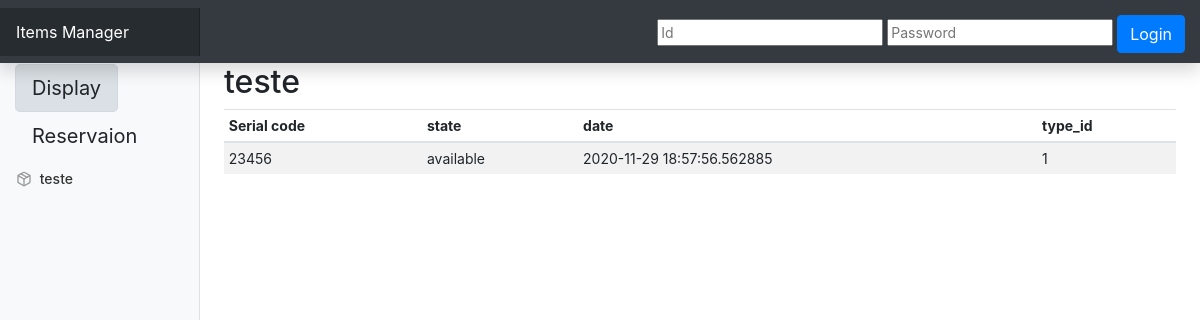
The app's page /display/1, older data.
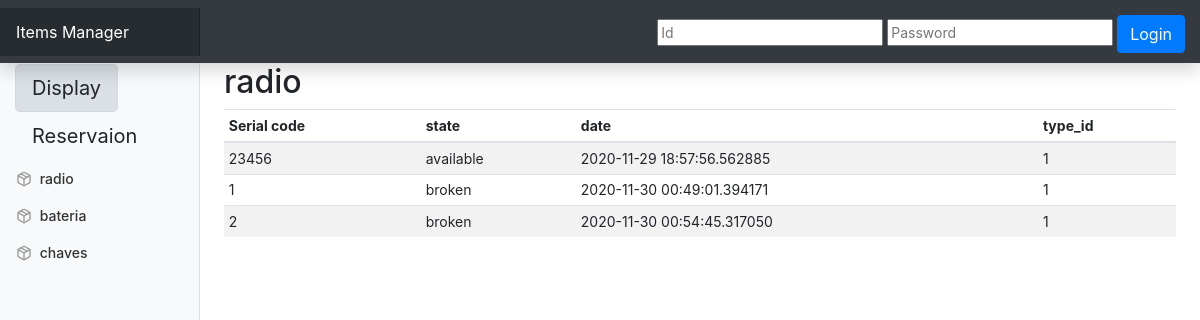
The same page, newer data.
### models.py (models this page shows)
class ItemType(db.Model):
    id = db.Column(db.Integer, primary_key=True)
    item_name = db.Column(db.String(100), nullable=False)
    item_description = db.Column(db.Text)
    items = db.relationship('Item', backref='item_type', lazy=True)

class Item(db.Model):
    id = db.Column(db.Integer, primary_key=True)
    serial_nr = db.Column(db.Integer, unique=True, nullable=False)
    state = db.Column(db.String(50), nullable=False)
    date_inserted = db.Column(db.DateTime, nullable=False, default=datetime.utcnow)
    date_updated = db.Column(db.DateTime, onupdate=datetime.utcnow)
    item_type_id = db.Column(db.Integer, db.ForeignKey('item_type.id'), nullable=False)

### views.py (the view)
@app.route("/display/<item_type>")
def display(item_type):
    all_item_type = ItemType.query.all()
    item_type_selected = ItemType.query.filter_by(item_name=item_type).all()
    if len(item_type_selected) >  0:
        item_type_selected = item_type_selected[0]
    else:
        item_type_selected = ItemType.query.all()[0]
    item_list = Item.query.filter_by(item_type_id=item_type_selected.id).all()
    return render_template(
        'dashindex.html',
        item_type_list=all_item_type,
        item_type_selected=item_type_selected,
        item_display_list=item_list,
        disp=display,
    )

### templates/dashindex.html (shortened to what this page needs)
<!doctype html>
<html lang="en">
<head>
    <link rel="stylesheet" href="https://cdn.jsdelivr.net/npm/bootstrap@4.5.3/dist/css/bootstrap.min.css"
>
    <link href="static/dashboard.css" rel="stylesheet">
</head>
<body>
<nav class="navbar navbar-dark sticky-top bg-dark flex-md-nowrap p-0 shadow">
    <a class="navbar-brand col-md-3 col-lg-2 mr-0 px-3" href="#">Items Manager</a>
    <div style="padding: 15px 15px 10px;">
        <form action="/test">
            <input type="text" name="sp_uname" placeholder="Id">
            <input type="password" name="sp_pass" placeholder="Password">
            <button class="btn btn-primary" type="submit">Login</button>
        </form>
    </div>
</nav>
<div class="container-fluid ">
    <div class="row">
        <nav id="sidebarMenu" class="col-md-3 col-lg-2 d-md-block bg-light sidebar collapse">
            <div class="sidebar-sticky pt-3">
                <ul class="nav flex-column">
                    <div class="dispres container btn-group bt-group-lg" role="group" aria-label="Button group">
                        <div class="row">
                            {% if item_display_list %}
                            <li class="display col">
                                <a class="btn btn-light btn-lg active" href="{{ url_for('display', item_type=item_type_selected.item_name)}}" role="button">
                                    Display
                                </a>
                            </li>
                            {% else %}
                            <li class="display col">
                                <a class="btn btn-light btn-lg" href="{{ url_for('display', item_type=item_type_selected.item_name)}}" role="button">
                                    Display
                                </a>
                            </li>
                            {% endif %}
                            {% if reservation_list %}
                            <li class="resevation col">
                                <a class="btn btn-light btn-lg active" href="{{ url_for('reservation', item_type=item_type_selected.item_name)}}" role="button">
                                    Reservaion
                                </a>
                            </li>
                            {% else %}
                            <li class="resevation col">
                                <a class="btn btn-light btn-lg" href="{{ url_for('reservation', item_type=item_type_selected.item_name)}}    " role="button">
                                    Reservaion
                                </a>
                            </li>
                            {% endif %}
                        </div>
                    </div>
                    {% for item_type in item_type_list -%}
                    <li class="nav-item">
                        <a class="nav-link" href="{% if item_display_list -%}
                        {{ url_for('display', item_type=item_type.item_name)}}
                        {% endif %}">
                            <span data-feather="package"></span>
                            {{ item_type.item_name }} <span class="sr-only">(current)</span>
                        </a>
                    </li>
                    {%- endfor %}
                </ul>
            </div>
        </nav>
        <main role="main" class="col-md-9 ml-sm-auto col-lg-10 px-md-4">
            <h2>{{ item_type_selected.item_name if item_type_selected is defined }}</h2>
            <div class="table-responsive">
                <table class="table table-striped table-sm">
                    <thead>
                        <tr>
                            {% if item_display_list  %}
                            <th>Serial code</th>
                            <th>state</th>
                            <th>date</th>
                            <th>type_id</th>
                            {% endif %}
                        </tr>
                    </thead>
                    <tbody>
                        {% if item_display_list %}
                        {% for item in item_display_list %}
                        <tr>
                            <td>{{item.serial_nr}}</td>
                            <td>{{item.state}}</td>
                            <td>{{item.date_inserted}}</td>
                            <td>{{item.item_type_id}}</td>
                        </tr>
                        {% endfor %}
                        {% endif %}
                    </tbody>
                </table>
            </div>
        </main>
    </div>
</div>
</body>
</html>

### static/dashboard.css (style rules this page uses)
body { font-size: .875rem; }
.feather { width: 16px; height: 16px; vertical-align: text-bottom; }
.sidebar { position: fixed; top: 0; bottom: 0; left: 0; z-index: 100; padding: 48px 0 0; box-shadow: inset -1px 0 0 rgba(0, 0, 0, .1); }
.sidebar-sticky { position: relative; top: 0; height: calc(100vh - 48px); padding-top: .5rem; overflow-x: hidden; overflow-y: auto; }
.sidebar .nav-link { font-weight: 500; color: #333; }
.sidebar .nav-link .feather { margin-right: 4px; color: #999; }
.navbar-brand { padding-top: .75rem; padding-bottom: .75rem; font-size: 1rem; background-color: rgba(0, 0, 0, .25); box-shadow: inset -1px 0 0 rgba(0, 0, 0, .25); }

Row changes from the older to the newer data that the page shows:
changed ItemType: item_name "teste" → "radio"
added ItemType: item_name "bateria"
added ItemType: item_name "chaves"
added Item: serial_nr "1", state "broken", date_inserted "2020-11-30 00:49:01.394171", item_type_id "1"
added Item: serial_nr "2", state "broken", date_inserted "2020-11-30 00:54:45.317050", item_type_id "1"
